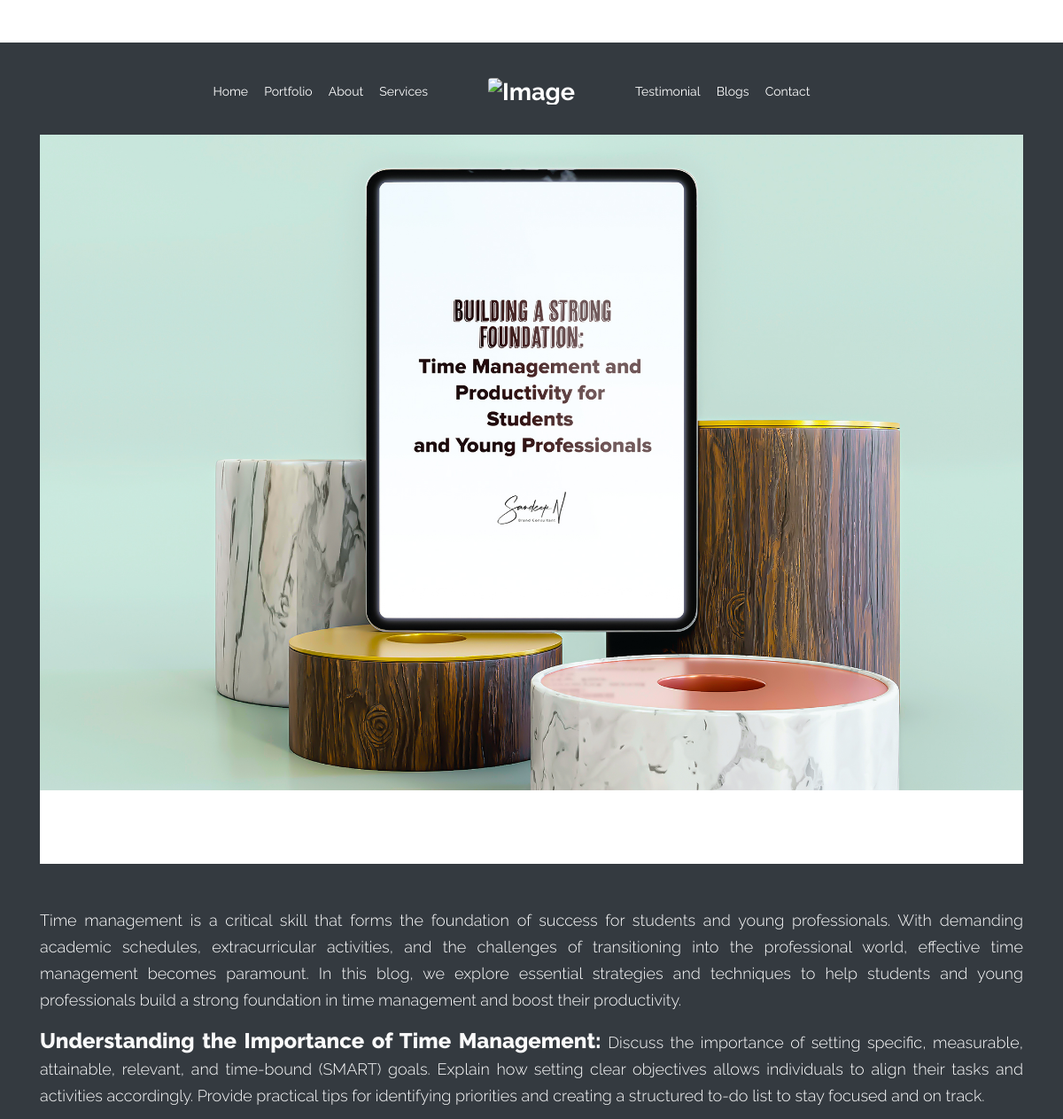
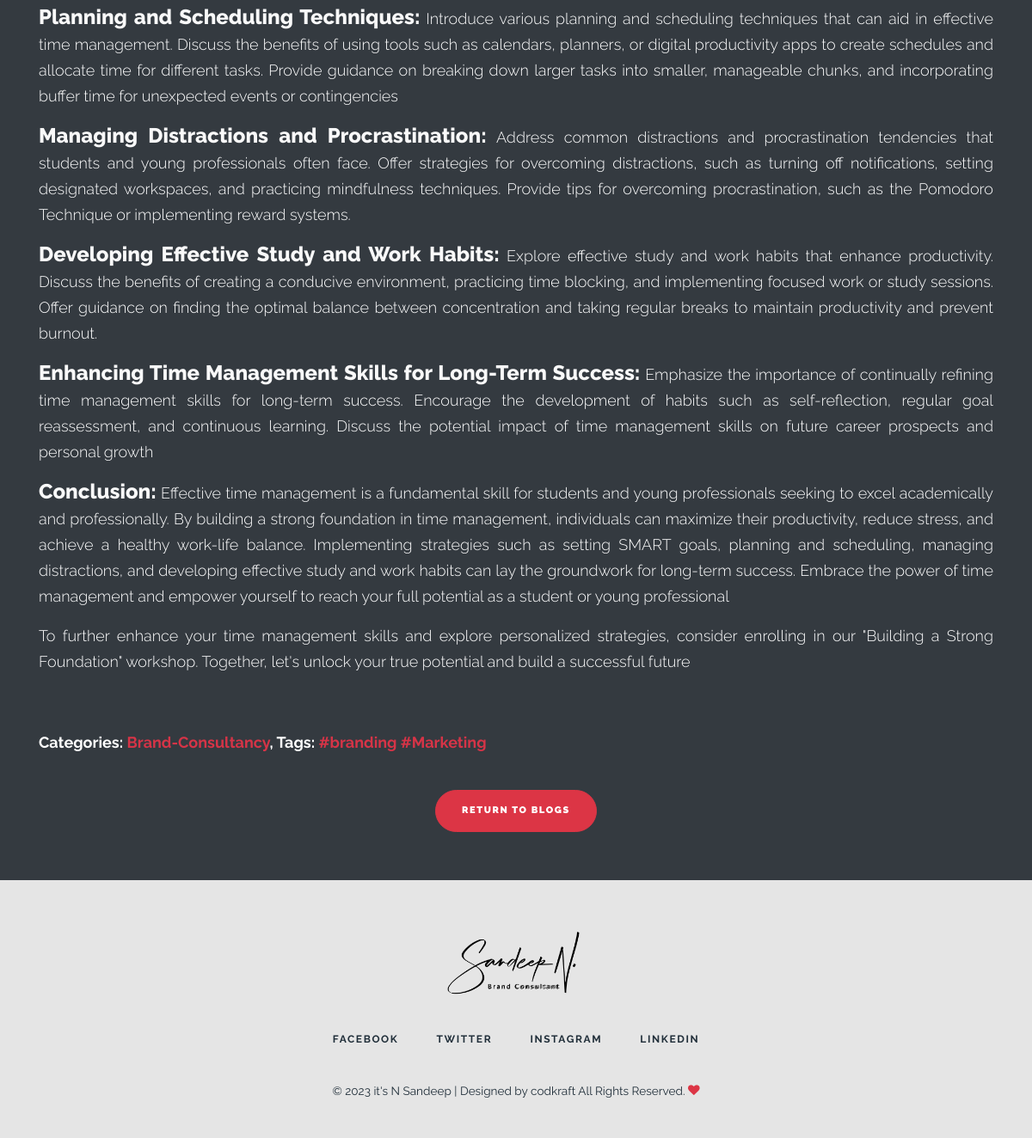
The page /blog-details/building-a-strong-foundation-time-management-and-productivity-for-students-and-young-professionals on the database its author committed (2 pictures, top to bottom).
### app/models.py (models this page shows, shortened)
class Blogs(models.Model):
    category = models.ForeignKey(Category,on_delete=models.CASCADE)
    tag = models.CharField(max_length=300,default="",null=True)
    First_title = models.CharField(max_length=500,default="",null=True)
    Second_title = models.CharField(max_length=500,default="",null=True)
    Image1 = models.ImageField(upload_to='uploads/')
    Body = RichTextField()
    Name = models.CharField(max_length=50)
    Create_at = models.DateTimeField(default=datetime.now())
    Sluglink =models.SlugField(max_length=200, unique=True,blank=True,null=True)

class Category(models.Model):
    category_name = models.CharField(max_length=100, unique=True)
    def __str__(self):
        return self.category_name

### app/views.py (the view)
# urls.py: path('blog-details/<str:slug>',blog_details, name='blog_details'),
def blog_details(request,slug):
    blog_posts = Blogs.objects.get(Sluglink=slug)
    return render(request,'uifiles/blog-single.html',{'blog_posts':blog_posts})

### templates/uifiles/blog-single.html
{% extends 'uifiles/base.html' %}
{% load static %}
{% block content %}
      <div class="unslate_co--section unslate_co--site-inner bg-dark mt-5" id="blog-single-section">
        <div class="container">
          <div class="row justify-content-center">
            <div class="col-lg-12 blog-body">
              {% if blog_posts %}
              <img src="{{ blog_posts.Image1.url }}" alt="" class="img-fluid mt-5">
              <h3 class="mb-4 text-light pt-3 gsap-reveal">{{blog_posts.Second_title}}</h3>
              <p class="text-light">{{blog_posts.Body|safe}}</p>
              <div class="pt-5 categories_tags ">
                <p>Categories: <a href="#">{{blog_posts.category}}</a>,  Tags: <a href="#">{{blog_posts.tag}}</a></p>
              </div>
              {% endif %}
            </div>
            <div class="blogs-btn">
              <a href="/blogs/"><button class="btn btn-danger mt-4">Return To Blogs</button></a>
            </div>
            </div>
          </div>
        </div>
      </div>
      </div>
{% endblock %}

### static/assets/css/style.css (style rules this page uses)
body { font-family: "Raleway", sans-serif; color: #000; font-size: 16px; line-height: 30px; font-weight: 300; position: relative; }
html,body { margin:0px!important; padding: 0px!important; overflow-x: hidden!important; }
body:before { content: ""; position: absolute; left: 0; right: 0; bottom: 0; top: 0; background: rgba(0, 0, 0, 0.5); visibility: hidden; opacity: 0; -webkit-transition: .3s all ease; -o-transition: .3s all ease; transition: .3s all ease; z-index: 8; }
body, .unslate_co--site-inner { background: #fff; }
a { -webkit-transition: .3s all ease; -o-transition: .3s all ease; transition: .3s all ease; }
a, a:hover { text-decoration: none !important; }
.unslate_co--site-inner { margin-bottom: 300px !important; position: relative !important; width: 100% !important; z-index: 1 !important; }
.btn { font-size: 11px; border-radius: 30px; padding-top: 15px; padding-bottom: 15px; padding-left: 30px; padding-right: 30px; letter-spacing: .1rem; text-transform: uppercase; font-weight: 900; }
.unslate_co--section { padding: 3.5rem 0; }
.categories_tags { font-weight: bold; }
.gsap-reveal { position: relative; display: inline-block; overflow: hidden; }
.blog-body p strong { font-size: 24px !important; color: #f9f9f9 !important; font-weight:800; }
.blog-body { color: white; font-size: 18px !important; text-align: justify; }
.blogs-btn { text-align: center !important; margin: auto !important; }

### rows shown on the page
Blogs: Image1 (picture), Body "Time management is a critical skill that forms the foundation of success for students and young professionals. With demanding academic schedules, extracurricular activities, and the challenges of transitioning into the professional world, effective time management becomes paramount. In this blog, we explore essential strategies and techniques to help students and young professionals build a strong foundation in time management and boost their productivity. Understanding the Importance of Time Management: Discuss the importance of setting specific, measurable, attainable, relevant, and time-bound (SMART) goals. Explain how setting clear objectives allows individuals to align their tasks and…", category "Brand-Consultancy", tag "#branding #Marketing"
